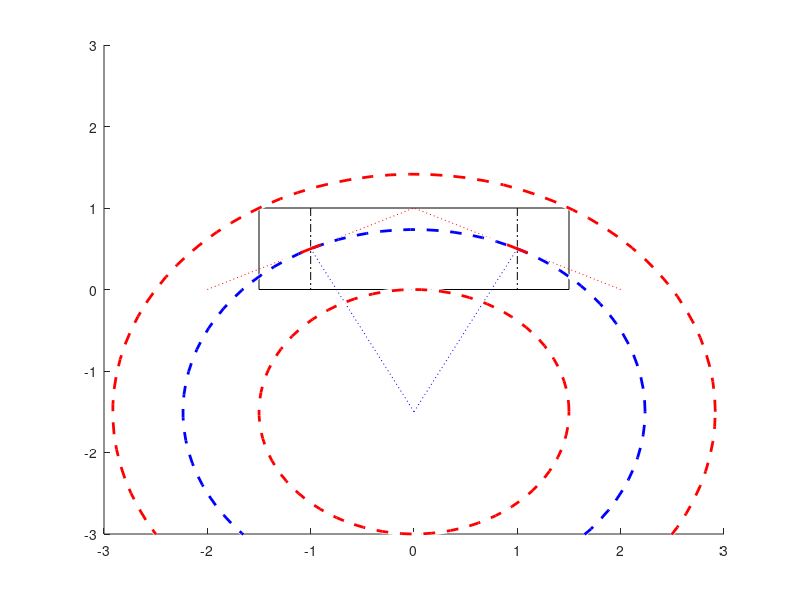

This figure's MATLAB source:
figure;
hold on;
dim = 6;
axis([-dim / 2 dim / 2 -dim / 2 dim / 2]);
plot([-1.5 1.5 1.5 -1.5 -1.5], [1 1 0 0 1], 'k');

plot([-1 -1], [1 0], 'k-.');
plot([1 1], [1 0], 'k-.');

plot([-2 0], [0 1], 'r:');
plot([2 0], [0 1], 'r:');

c = [0 -1.5];
r = norm(c - [1 0.5]);

viscircles(c, [r], 'Color', 'b', 'LineStyle', '--');

plot([-1 0], [0.5 -1.5], 'b:');
plot([1 0], [0.5 -1.5], 'b:');

r = norm(c - [-1.5 1]);
viscircles(c, [r], 'Color', 'r', 'LineStyle', '--');

r = norm(c - [0 0]);
viscircles(c, [r], 'Color', 'r', 'LineStyle', '--');

plot([-1.1 -0.9], [0.45, 0.55], 'r', 'LineWidth', 2);
plot([1.1 0.9], [0.45, 0.55], 'r', 'LineWidth', 2);